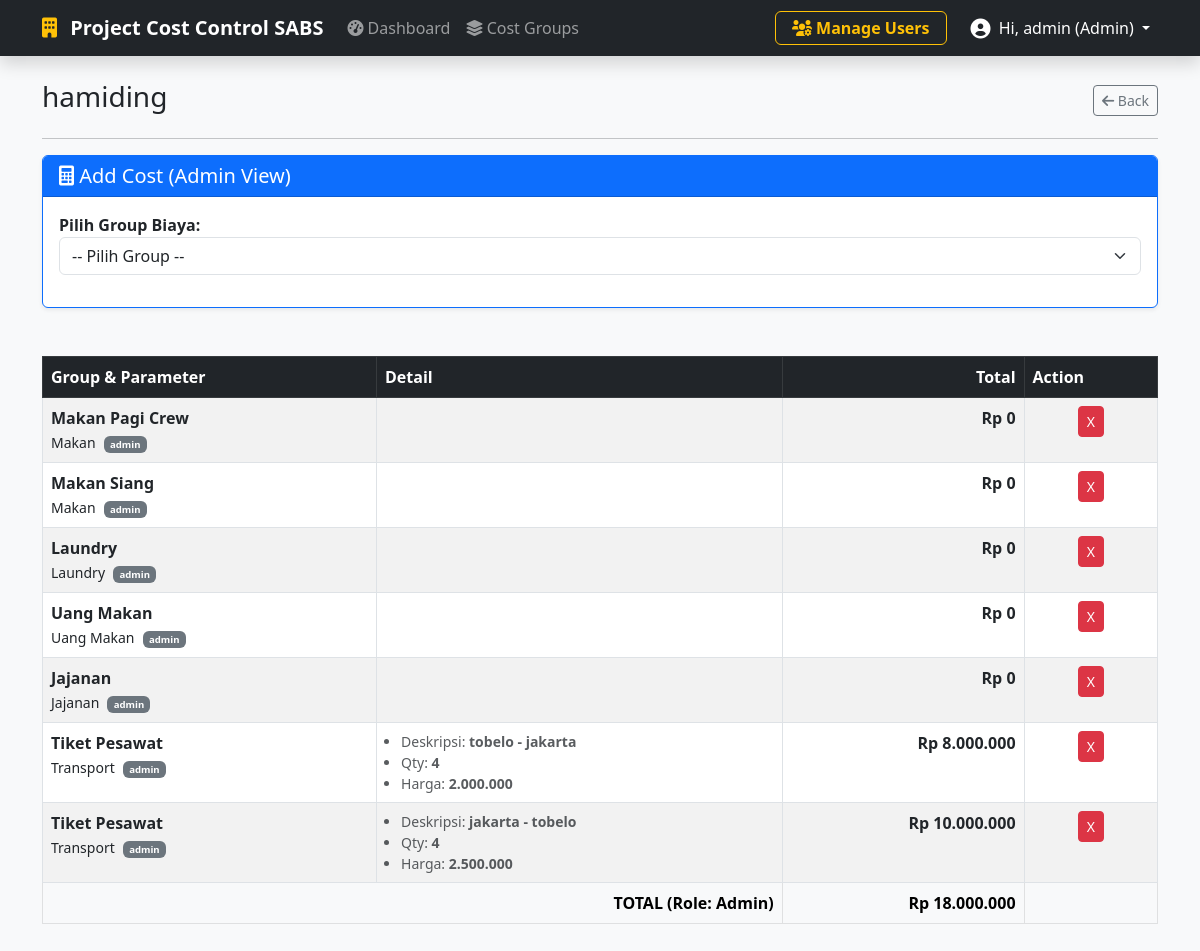
The page /project_view.php?id=1 (signed in) on the database its author committed.
### tables this page shows
CREATE TABLE `projects` (
  `id` int(11) NOT NULL,
  `project_name` varchar(150) NOT NULL,
  `customer_name` varchar(150) DEFAULT NULL,
  `location` varchar(100) DEFAULT NULL,
  `duration` int(11) DEFAULT NULL COMMENT 'Duration in days',
  `contract_number` varchar(100) DEFAULT NULL,
  `pic_sabs` varchar(100) DEFAULT NULL,
  `pic_customer` varchar(100) DEFAULT NULL,
  `contract_doc` varchar(255) DEFAULT NULL,
  `created_at` timestamp NOT NULL DEFAULT current_timestamp()
);

CREATE TABLE `project_costs` (
  `id` int(11) NOT NULL,
  `project_id` int(11) NOT NULL,
  `parameter_id` int(11) NOT NULL,
  `dynamic_values` text DEFAULT NULL COMMENT 'Simpan JSON',
  `total_cost` decimal(15,2) NOT NULL,
  `created_at` timestamp NOT NULL DEFAULT current_timestamp()
);

CREATE TABLE `cost_parameters` (
  `id` int(11) NOT NULL,
  `group_id` int(11) NOT NULL,
  `parameter_name` varchar(150) NOT NULL
);

CREATE TABLE `cost_groups` (
  `id` int(11) NOT NULL,
  `group_name` varchar(100) NOT NULL,
  `created_by_role` enum('admin','karyawan') NOT NULL DEFAULT 'admin'
);

### config.php (called while the page is built, shortened)
<?php
function formatRupiah($angka){
    return "Rp " . number_format($angka, 0, ',', '.');
}
?>

### project_view.php (the view, shortened to what this page needs)
<?php
require 'config.php';
require 'header.php';
$id = $_GET['id'] ?? 0;
$userRole = $_SESSION['role'] ?? 'karyawan';
$stmt = $pdo->prepare("SELECT * FROM projects WHERE id = ?");
$stmt->execute([$id]);
$project = $stmt->fetch();
$roleFilter = ($userRole === 'admin') ? "1=1" : "cg.created_by_role = 'karyawan'";
$sql = "SELECT pc.*, cp.parameter_name, cg.group_name, cg.created_by_role
        FROM project_costs pc
        JOIN cost_parameters cp ON pc.parameter_id = cp.id
        JOIN cost_groups cg ON cp.group_id = cg.id
        WHERE pc.project_id = ? AND $roleFilter
        ORDER BY pc.created_at DESC";
$costs = $pdo->prepare($sql);
$costs->execute([$id]);
$costList = $costs->fetchAll();
?>
<div class="d-flex justify-content-between align-items-center mb-3">
    <h3><?= htmlspecialchars($project['project_name']) ?></h3>
    <a href="dashboard.php" class="btn btn-outline-secondary btn-sm"><i class="fas fa-arrow-left"></i> Back</a>
</div>
<hr>
<div class="card mb-5 shadow-sm border-primary">
    <div class="card-header bg-primary text-white">
        <h5 class="mb-0"><i class="fas fa-calculator"></i> Add Cost (<?= ucfirst($userRole) ?> View)</h5>
    </div>
    <div class="card-body">
        <div class="mb-3">
            <label class="fw-bold">Pilih Group Biaya:</label>
            <select id="group_select" class="form-select">
                <option value="">-- Pilih Group --</option>
            </select>
        </div>
    </div>
</div>
<div class="table-responsive">
    <table class="table table-bordered table-striped">
        <thead class="table-dark">
            <tr><th>Group & Parameter</th><th>Detail</th><th class="text-end">Total</th><th>Action</th></tr>
        </thead>
        <tbody>
            <?php $grandTotal = 0; foreach($costList as $c): $grandTotal += $c['total_cost']; $vals = json_decode($c['dynamic_values'], true); ?>
            <tr>
                <td>
                    <strong><?= htmlspecialchars($c['parameter_name']) ?></strong><br>
                    <small><?= $c['group_name'] ?></small>
                    <?php if($userRole === 'admin'): ?>
                        <span class="badge bg-secondary ms-1" style="font-size: 0.6em"><?= $c['created_by_role'] ?></span>
                    <?php endif; ?>
                </td>
                <td>
                    <ul class="mb-0 small text-muted ps-3">
                    <?php if($vals) foreach($vals as $k=>$v):
                        $display = is_numeric(str_replace('.','',$v)) ? number_format((float)str_replace('.','',$v), 0, ',', '.') : $v;
                        if($v!=='') echo "<li>$k: <strong>$display</strong></li>";
                    endforeach; ?>
                    </ul>
                </td>
                <td class="text-end fw-bold"><?= formatRupiah($c['total_cost']) ?></td>
                <td class="text-center"><a href="project_view.php?id=<?= $id ?>&del_cost=<?= $c['id'] ?>" class="btn btn-sm btn-danger" onclick="return confirm('Hapus?')">X</a></td>
            </tr>
            <?php endforeach; ?>
        </tbody>
        <tfoot class="table-light"><tr><td colspan="2" class="text-end fw-bold">TOTAL (Role: <?= ucfirst($userRole) ?>)</td><td class="text-end fw-bold"><?= formatRupiah($grandTotal) ?></td><td></td></tr></tfoot>
    </table>
</div>
<?php require 'footer.php'; ?>

### rows shown on the page
projects: project_name "hamiding"
project_costs: parameter.parameter_name "Makan Pagi Crew", cost_groups.group_name "Makan", cost_groups.created_by_role "admin", total_cost "Rp 0"
project_costs: parameter.parameter_name "Makan Siang", cost_groups.group_name "Makan", cost_groups.created_by_role "admin", total_cost "Rp 0"
project_costs: parameter.parameter_name "Laundry", cost_groups.group_name "Laundry", cost_groups.created_by_role "admin", total_cost "Rp 0"
project_costs: parameter.parameter_name "Uang Makan", cost_groups.group_name "Uang Makan", cost_groups.created_by_role "admin", total_cost "Rp 0"
project_costs: parameter.parameter_name "Jajanan", cost_groups.group_name "Jajanan", cost_groups.created_by_role "admin", total_cost "Rp 0"
project_costs: parameter.parameter_name "Tiket Pesawat", cost_groups.group_name "Transport", cost_groups.created_by_role "admin", k "Deskripsi", dynamic_values "tobelo - jakarta", k "Qty", dynamic_values "4", k "Harga", dynamic_values "2.000.000", total_cost "Rp 8.000.000"
project_costs: parameter.parameter_name "Tiket Pesawat", cost_groups.group_name "Transport", cost_groups.created_by_role "admin", k "Deskripsi", dynamic_values "jakarta - tobelo", k "Qty", dynamic_values "4", k "Harga", dynamic_values "2.500.000", total_cost "Rp 10.000.000"

### other values the page prints
$_SESSION['username'] "admin"
$userRole "Admin"
formatRupiah($grandTotal) "Rp 18.000.000"
